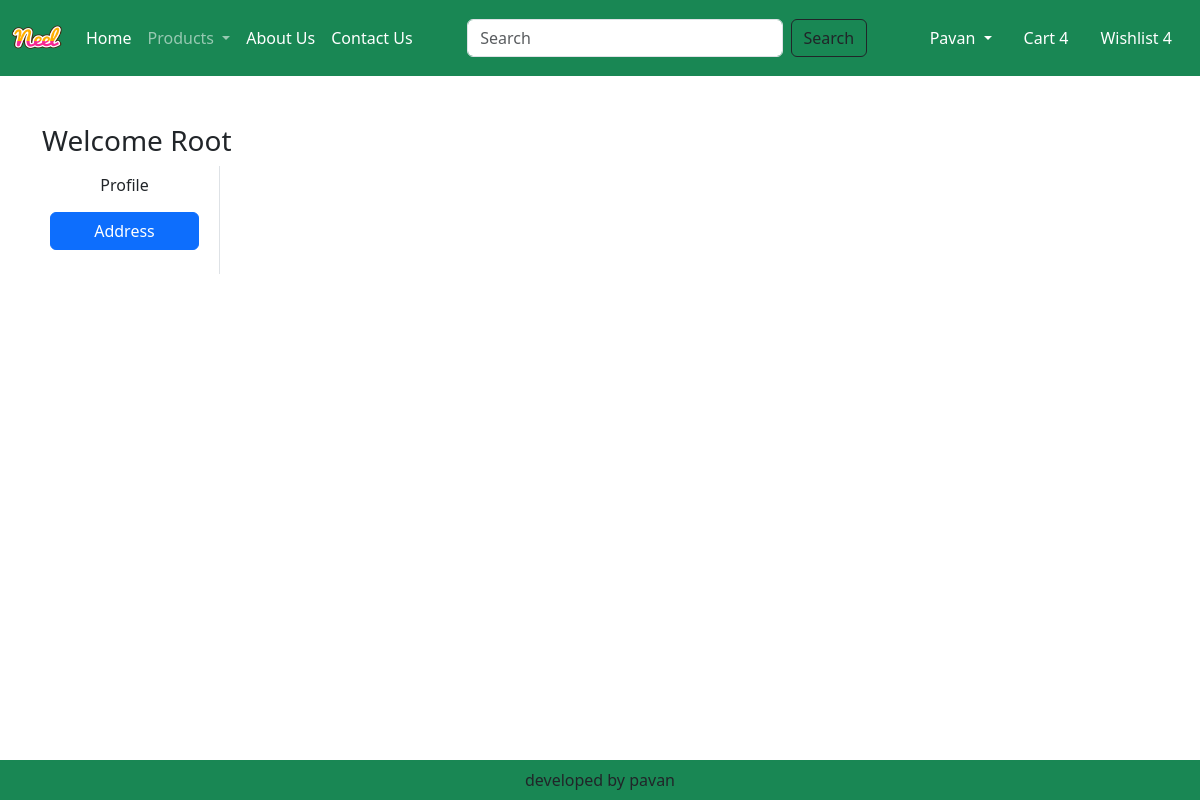
Page /address/ (signed in) on the earlier database version.
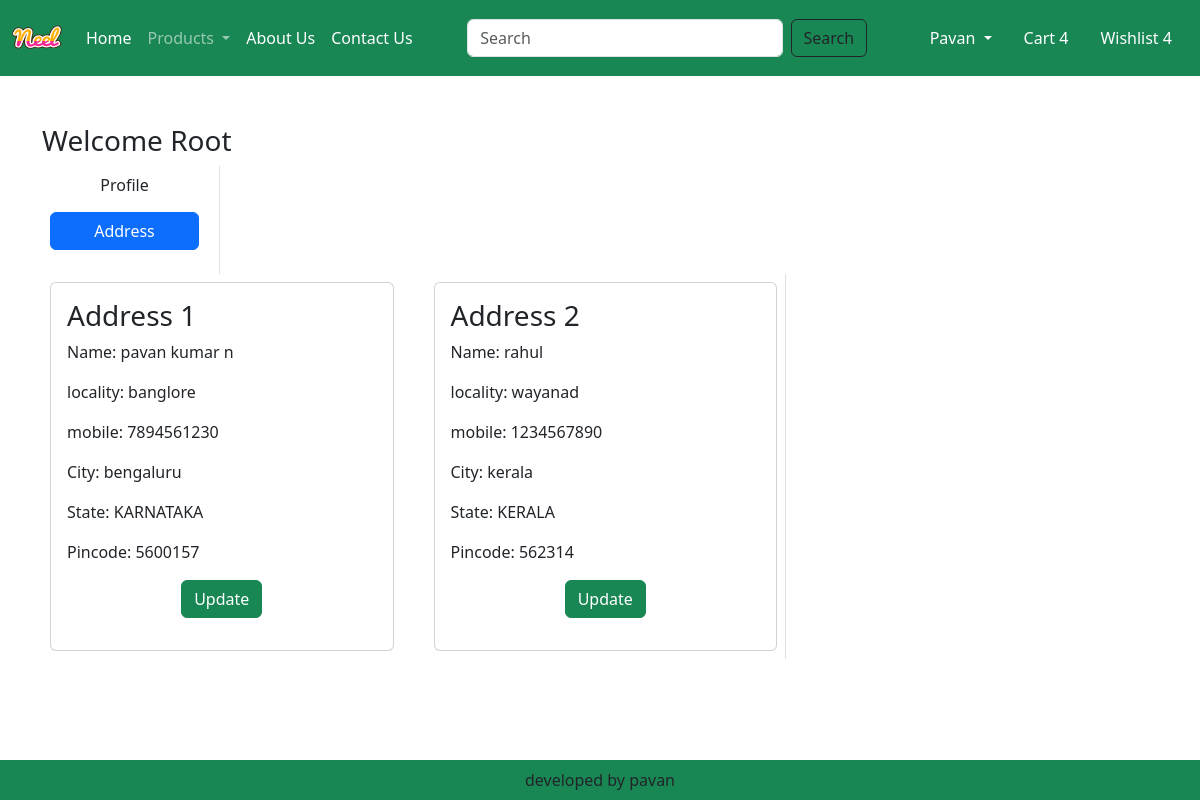
Same page on the later database version.
### app/models.py (models this page shows, shortened)
class Customer(models.Model):
    user = models.ForeignKey(User, on_delete=models.CASCADE)
    name = models.CharField(max_length=200)
    locality = models.CharField(max_length=200)
    city = models.CharField(max_length=50)
    mobile = models.IntegerField(default=0)
    zipcode = models.IntegerField()
    state = models.CharField(choices=STATE_CHOICES,max_length=100)

### app/views.py (the view)
# urls.py: path('address/',views.address,name='address'),
def address(request):
    add = Customer.objects.filter(user=request.user)
    return render(request , 'app/address.html',locals())

### templates/app/address.html (shortened to what this page needs)
{% extends "app/base.html" %}
{% load static %}
{% block main-content %}
<div class="container my-5">
    <div class="row">
        <h3>Welcome <span class="text-capitalize">{{request.user}}</span></h3>
        <div class="col-sm-2 border-end">
            <ul class="list-unstyled">
                <li class="d-grid" ><a href="{% url 'profile' %}" class="btn ">Profile</a></li>
                <li class="d-grid" ><a href="{% url 'address' %}" class="btn btn-primary m-2">Address</a></li>
            </ul>
        </div>
    </div>
    <div class="col-sm-8 border-end">
        <div class="row">
            {% for ad in add %}
            <div class="col-sm-6">
                <div class="card m-2">
                    <div class="card-body">
                        <h3>Address {{forloop.counter}}</h3>
                        <p>Name: {{ad.name}}</p>
                        <p>locality: {{ad.locality}}</p>
                        <p>mobile: {{ad.mobile}}</p>
                        <p>City: {{ad.city}}</p>
                        <p>State: {{ad.state}}</p>
                        <p>Pincode: {{ad.zipcode}}</p>
                        <p class="text-center"> <a href="{% url 'updateAddress' pk=ad.id %}" type="button" class="btn btn-success">Update</a></p>
                    </div>
                </div>
            </div>
            {% endfor %}
        </div>
    </div>
</div>
{% endblock main-content %}

Differences in the rows shown:
added Customer: name "pavan kumar n", locality "banglore", mobile "7894561230", city "bengaluru", state "KARNATAKA", zipcode "5600157"
added Customer: name "rahul", locality "wayanad", mobile "1234567890", city "kerala", state "KERALA", zipcode "562314"
